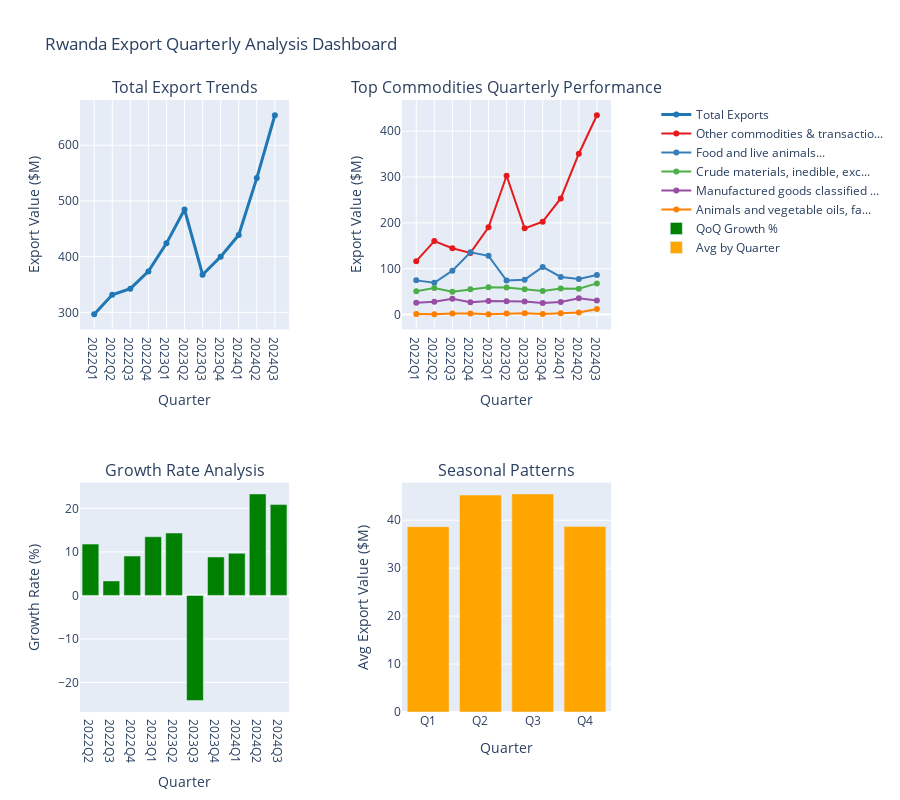

Here is the notebook cell this chart was saved with:
### Code cell
# Create comprehensive quarterly trend visualizations
if 'commodities' in datasets and 'melted_data' in locals():
    
    # 1. Overall Export Trend
    fig = make_subplots(rows=2, cols=2, 
                        subplot_titles=('Total Export Trends', 'Top Commodities Quarterly Performance',
                                      'Growth Rate Analysis', 'Seasonal Patterns'),
                        specs=[[{"secondary_y": False}, {"secondary_y": False}],
                               [{"secondary_y": True}, {"secondary_y": False}]])
    
    # Total exports trend
    fig.add_trace(go.Scatter(x=total_by_quarter['Quarter'], 
                            y=total_by_quarter['Export_Value'],
                            mode='lines+markers',
                            name='Total Exports',
                            line=dict(width=3, color='#1f77b4')),
                 row=1, col=1)
    
    # Top 5 commodities trends
    top5_commodities = commodities_df.nlargest(5, '2024Q3')['Commodity_Description'].tolist()
    colors = px.colors.qualitative.Set1
    
    for i, commodity in enumerate(top5_commodities):
        commodity_data = melted_data[melted_data['Commodity_Description'] == commodity]
        fig.add_trace(go.Scatter(x=commodity_data['Quarter'], 
                                y=commodity_data['Export_Value'],
                                mode='lines+markers',
                                name=commodity[:30] + "...",
                                line=dict(color=colors[i % len(colors)])),
                     row=1, col=2)
    
    # Growth rate analysis (QoQ growth)
    total_by_quarter['QoQ_Growth'] = total_by_quarter['Export_Value'].pct_change() * 100
    fig.add_trace(go.Bar(x=total_by_quarter['Quarter'][1:], 
                        y=total_by_quarter['QoQ_Growth'][1:],
                        name='QoQ Growth %',
                        marker_color='green'),
                 row=2, col=1)
    
    # Seasonal pattern (average by quarter number)
    melted_data['Quarter_Num'] = melted_data['Quarter'].str[-1].astype(int)
    seasonal_avg = melted_data.groupby('Quarter_Num')['Export_Value'].mean().reset_index()
    fig.add_trace(go.Bar(x=[f'Q{q}' for q in seasonal_avg['Quarter_Num']], 
                        y=seasonal_avg['Export_Value'],
                        name='Avg by Quarter',
                        marker_color='orange'),
                 row=2, col=2)
    
    # Update layout
    fig.update_layout(height=800, 
                     title_text="Rwanda Export Quarterly Analysis Dashboard",
                     showlegend=True)
    
    fig.update_xaxes(title_text="Quarter", row=1, col=1)
    fig.update_xaxes(title_text="Quarter", row=1, col=2)
    fig.update_xaxes(title_text="Quarter", row=2, col=1)
    fig.update_xaxes(title_text="Quarter", row=2, col=2)
    
    fig.update_yaxes(title_text="Export Value ($M)", row=1, col=1)
    fig.update_yaxes(title_text="Export Value ($M)", row=1, col=2)
    fig.update_yaxes(title_text="Growth Rate (%)", row=2, col=1)
    fig.update_yaxes(title_text="Avg Export Value ($M)", row=2, col=2)
    
    fig.show()
    
    print("📊 Quarterly Analysis Dashboard Created!")
    print("🔍 Key Insights:")
    print(f"   • Highest exports in: {total_by_quarter.loc[total_by_quarter['Export_Value'].idxmax(), 'Quarter']}")
    print(f"   • Strongest growth period: {total_by_quarter.loc[total_by_quarter['QoQ_Growth'].idxmax(), 'Quarter'] if not total_by_quarter['QoQ_Growth'].isna().all() else 'N/A'}")
    print(f"   • Most seasonal quarter: Q{seasonal_avg.loc[seasonal_avg['Export_Value'].idxmax(), 'Quarter_Num']}")
    
else:
    print("❌ Cannot create visualizations - data not available")

### Figure 1 — Plotly figure (JSON) as saved in the notebook; plotly's stock layout.template omitted (floating-point values rounded to 4 significant figures)
{"data": [{"line": {"color": "#1f77b4", "width": 3}, "mode": "lines+markers", "name": "Total Exports", "type": "scatter", "x": ["2022Q1", "2022Q2", "2022Q3", "2022Q4", "2023Q1", "2023Q2", "2023Q3", "2023Q4", "2024Q1", "2024Q2", "2024Q3"], "xaxis": "x", "y": [296.6, 331.6, 342.6, 373.5, 423.9, 484.6, 367.6, 400.1, 438.8, 541.0, 653.9], "yaxis": "y"}, {"line": {"color": "rgb(228,26,28)"}, "mode": "lines+markers", "name": "Other commodities & transactio...", "type": "scatter", "x": ["2022Q1", "2022Q2", "2022Q3", "2022Q4", "2023Q1", "2023Q2", "2023Q3", "2023Q4", "2024Q1", "2024Q2", "2024Q3"], "xaxis": "x2", "y": [116.5, 160.2, 144.6, 134.4, 190.3, 302.7, 188.0, 202.6, 253.4, 350.9, 434.8], "yaxis": "y2"}, {"line": {"color": "rgb(55,126,184)"}, "mode": "lines+markers", "name": "Food and live animals...", "type": "scatter", "x": ["2022Q1", "2022Q2", "2022Q3", "2022Q4", "2023Q1", "2023Q2", "2023Q3", "2023Q4", "2024Q1", "2024Q2", "2024Q3"], "xaxis": "x2", "y": [74.53, 69.36, 95.71, 135.7, 128.1, 74.26, 76.1, 103.8, 81.89, 77.41, 86.23], "yaxis": "y2"}, {"line": {"color": "rgb(77,175,74)"}, "mode": "lines+markers", "name": "Crude materials, inedible, exc...", "type": "scatter", "x": ["2022Q1", "2022Q2", "2022Q3", "2022Q4", "2023Q1", "2023Q2", "2023Q3", "2023Q4", "2024Q1", "2024Q2", "2024Q3"], "xaxis": "x2", "y": [50.92, 58.07, 49.84, 54.95, 59.68, 58.86, 54.96, 51.19, 56.54, 56.38, 67.91], "yaxis": "y2"}, {"line": {"color": "rgb(152,78,163)"}, "mode": "lines+markers", "name": "Manufactured goods classified ...", "type": "scatter", "x": ["2022Q1", "2022Q2", "2022Q3", "2022Q4", "2023Q1", "2023Q2", "2023Q3", "2023Q4", "2024Q1", "2024Q2", "2024Q3"], "xaxis": "x2", "y": [25.86, 28.07, 34.16, 26.68, 29.52, 28.76, 28.61, 24.92, 27.53, 35.36, 30.74], "yaxis": "y2"}, {"line": {"color": "rgb(255,127,0)"}, "mode": "lines+markers", "name": "Animals and vegetable oils, fa...", "type": "scatter", "x": ["2022Q1", "2022Q2", "2022Q3", "2022Q4", "2023Q1", "2023Q2", "2023Q3", "2023Q4", "2024Q1", "2024Q2", "2024Q3"], "xaxis": "x2", "y": [0.9, 0.56, 2.47, 2.46, 0.72, 2.41, 2.87, 1.11, 2.89, 4.56, 12.04], "yaxis": "y2"}, {"marker": {"color": "green"}, "name": "QoQ Growth %", "type": "bar", "x": ["2022Q2", "2022Q3", "2022Q4", "2023Q1", "2023Q2", "2023Q3", "2023Q4", "2024Q1", "2024Q2", "2024Q3"], "xaxis": "x3", "y": [11.79, 3.324, 9.04, 13.47, 14.34, -24.15, 8.833, 9.674, 23.3, 20.86], "yaxis": "y3"}, {"marker": {"color": "orange"}, "name": "Avg by Quarter", "type": "bar", "x": ["Q1", "Q2", "Q3", "Q4"], "xaxis": "x4", "y": [38.64, 45.24, 45.47, 38.68], "yaxis": "y5"}], "layout": {"annotations": [{"font": {"size": 16}, "showarrow": false, "text": "Total Export Trends", "x": 0.185, "xanchor": "center", "xref": "paper", "y": 1, "yanchor": "bottom", "yref": "paper"}, {"font": {"size": 16}, "showarrow": false, "text": "Top Commodities Quarterly Performance", "x": 0.755, "xanchor": "center", "xref": "paper", "y": 1, "yanchor": "bottom", "yref": "paper"}, {"font": {"size": 16}, "showarrow": false, "text": "Growth Rate Analysis", "x": 0.185, "xanchor": "center", "xref": "paper", "y": 0.375, "yanchor": "bottom", "yref": "paper"}, {"font": {"size": 16}, "showarrow": false, "text": "Seasonal Patterns", "x": 0.755, "xanchor": "center", "xref": "paper", "y": 0.375, "yanchor": "bottom", "yref": "paper"}], "height": 800, "showlegend": true, "title": {"text": "Rwanda Export Quarterly Analysis Dashboard"}, "xaxis": {"anchor": "y", "domain": [0, 0.37], "title": {"text": "Quarter"}}, "xaxis2": {"anchor": "y2", "domain": [0.57, 0.94], "title": {"text": "Quarter"}}, "xaxis3": {"anchor": "y3", "domain": [0, 0.37], "title": {"text": "Quarter"}}, "xaxis4": {"anchor": "y5", "domain": [0.57, 0.94], "title": {"text": "Quarter"}}, "yaxis": {"anchor": "x", "domain": [0.625, 1], "title": {"text": "Export Value ($M)"}}, "yaxis2": {"anchor": "x2", "domain": [0.625, 1], "title": {"text": "Export Value ($M)"}}, "yaxis3": {"anchor": "x3", "domain": [0, 0.375], "title": {"text": "Growth Rate (%)"}}, "yaxis4": {"anchor": "x3", "overlaying": "y3", "side": "right", "title": {"text": "Growth Rate (%)"}}, "yaxis5": {"anchor": "x4", "domain": [0, 0.375], "title": {"text": "Avg Export Value ($M)"}}}}
